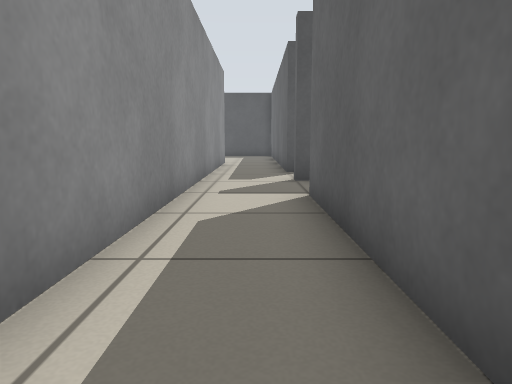
view 1 (above)

22 first-person views from a walk through a robot-simulator world made for Stage. The camera is 0.5 m above the floor, tilts 8° down and sees 70° across. Floor lines are 1 m apart. The floor is counted in squares, 0.5 m on a side. Each view is taken from the middle of a square. On the plan, view 1 faces up. The plan holds only what a view shows up to about 13 squares ahead; the rest is blank. The place goes on beyond the plan. Robots are left out.

view 2
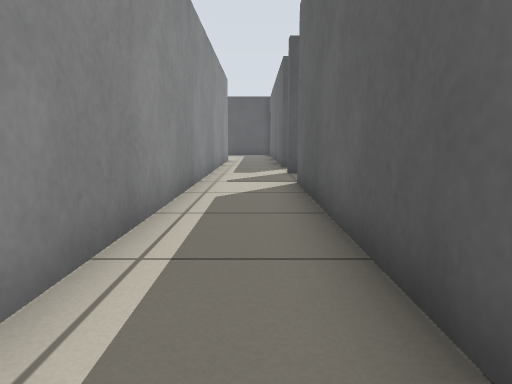

view 3
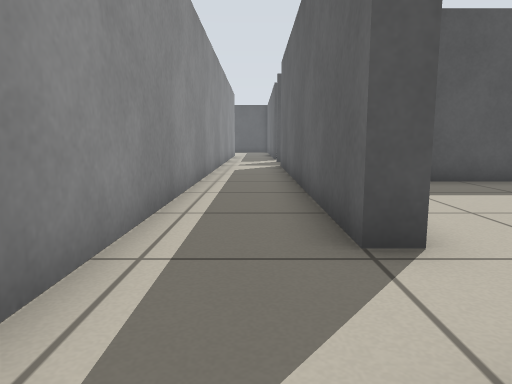

view 4
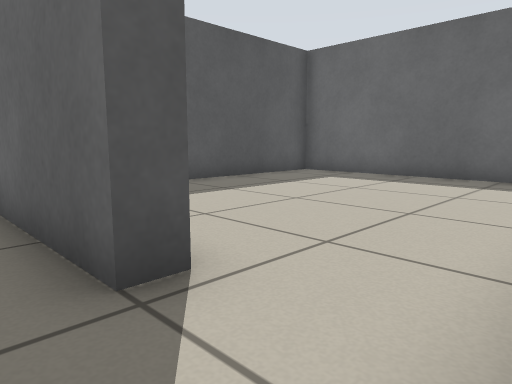

view 5
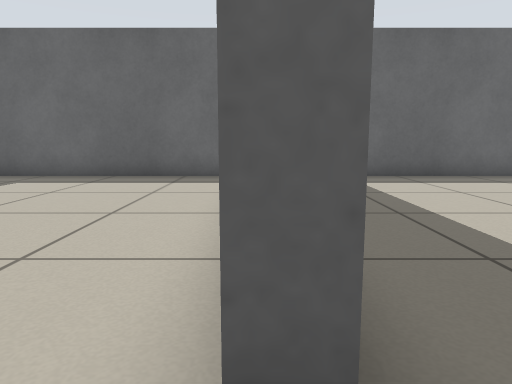

view 6
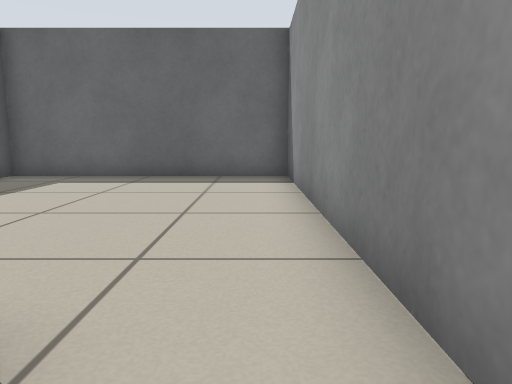

view 7
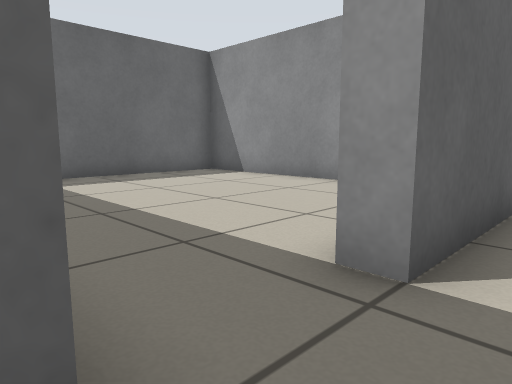

view 8
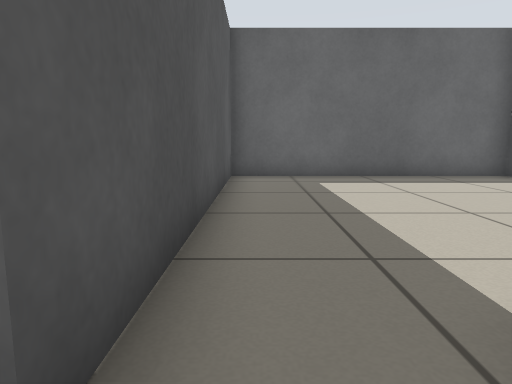

view 9
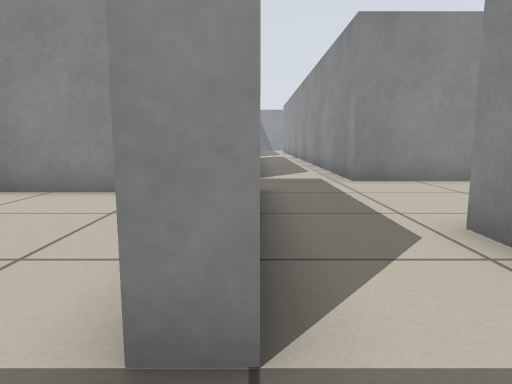

view 10
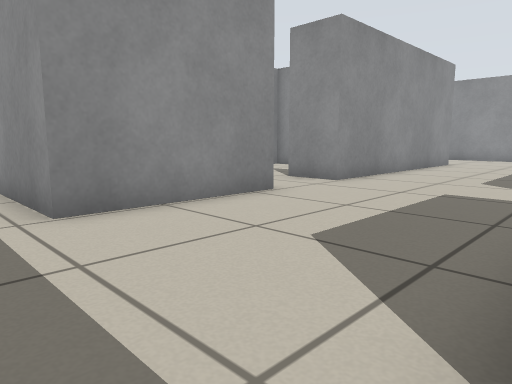

view 11
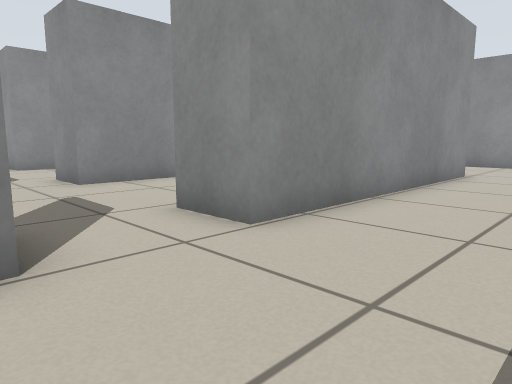

view 12
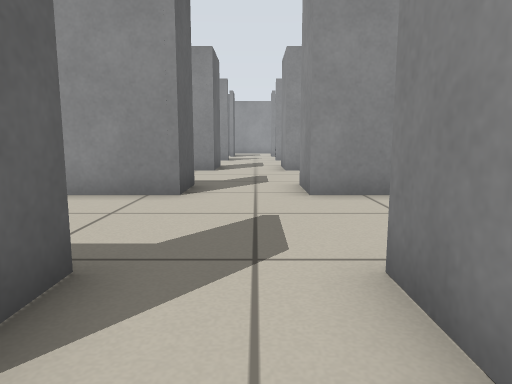

view 13
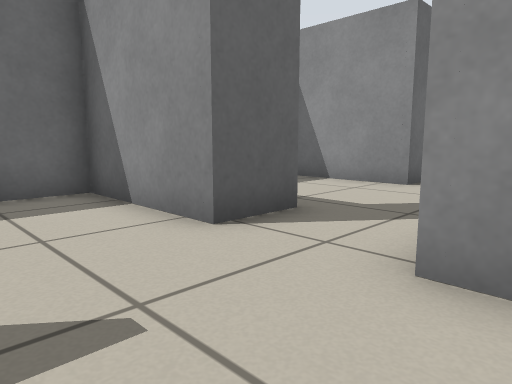

view 14
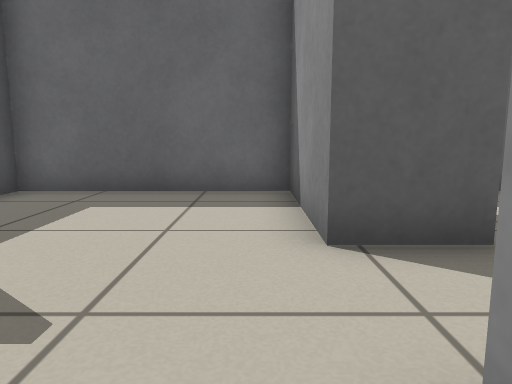

view 15
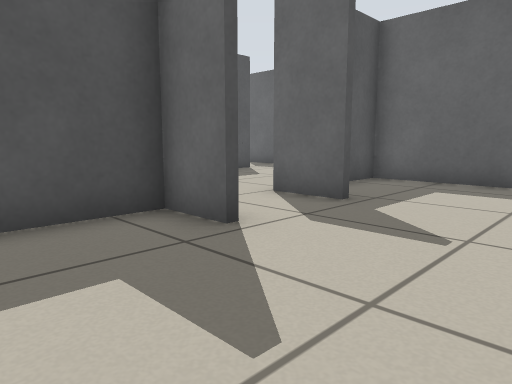

view 16
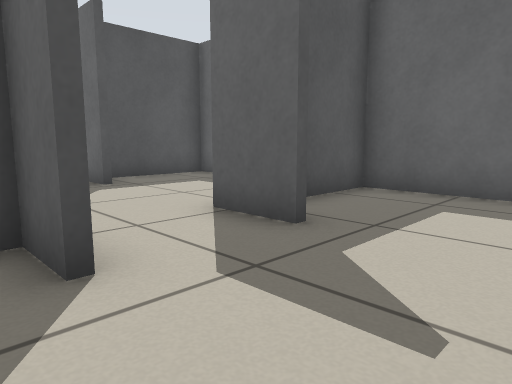

view 17
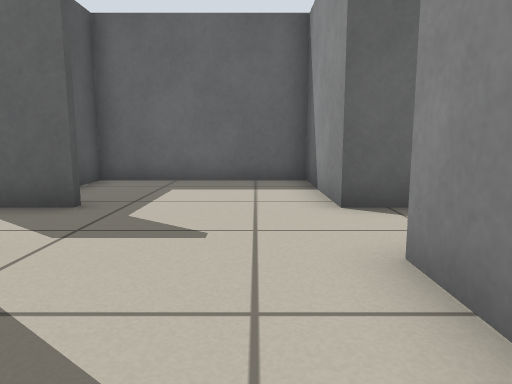

view 18
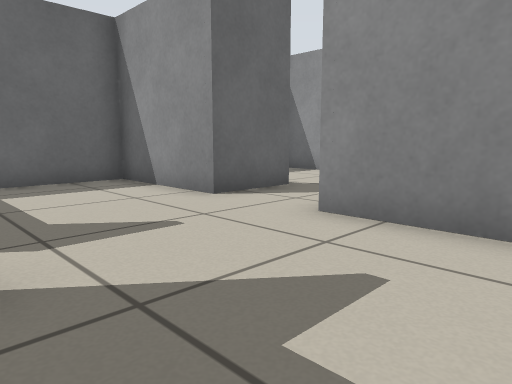

view 19
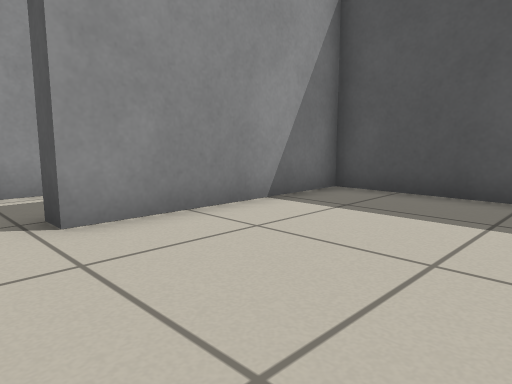

view 20
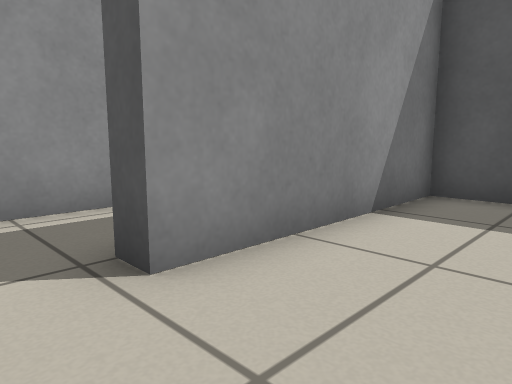

view 21
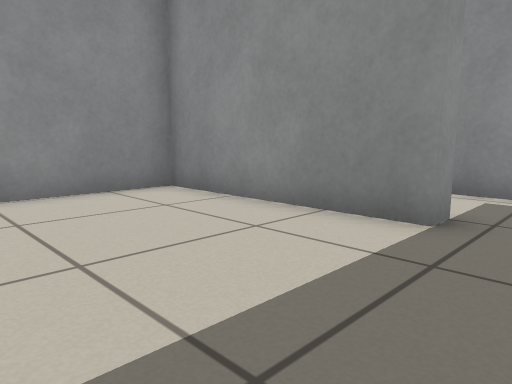

view 22
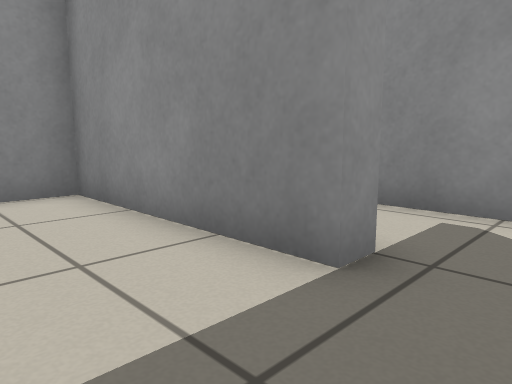

### Floor plan
Ten units are one square. View 1 is at (0, 0); x grows to the right and y downward. Boxes are objects, and circles mark ways between rooms. Rooms are numbered by the first view taken in them; rooms with no view inside come last. Other rooms are left out.
<svg viewBox="-169 -100 278 400">
<path fill="none" stroke="#000" d="M16 47 10 47 10 -68M10 69 25 69M14 -91 10 -91 10 -95M-14 -95 -14 61M-56 188 -56 171 -14 171 -14 214M10 129 10 95 16 95M-14 89 -14 121M-164 171 -80 171 -80 188M25 73 10 73M10 73 10 69M-82 188 -82 173 -102 173M-56 227 -18 227 -18 173 -49 173M-106 227 -80 227M-82 244 -82 230M-56 244 -56 227M-80 227 -80 244M-56 295 -56 283 -18 283 -18 231 -39 231M-104 283 -80 283 -80 295M25 69 104 69 104 -9 16 -9 16 47M16 95 16 151 104 151 104 73 25 73"/>
<circle cx="0" cy="70" r="3" fill="#2a7"/>
<circle cx="15" cy="55" r="3" fill="#2a7"/>
<circle cx="-70" cy="175" r="3" fill="#2a7"/>
<circle cx="15" cy="85" r="3" fill="#2a7"/>
<circle cx="-70" cy="235" r="3" fill="#2a7"/>
<text x="0" y="-10">1</text>
<text x="-60" y="150">2</text>
<text x="-70" y="200">3</text>
<text x="-70" y="260">4</text>
<text x="60" y="30">5</text>
<text x="60" y="110">6</text>
</svg>
Room 1 opens to room 2. Room 1 opens to room 5. Room 2 opens to room 3. Room 2 opens to room 6. Room 3 opens to room 4.

Where each view was taken, in squares from view 1:
view 1: 0 up, 0 right, facing up
view 2: 2 down, 0 right, facing up
view 3: 8 down, 0 right, facing up
view 4: 7 down, 0 right, facing up-right
view 5: 7 down, 0 right, facing right
view 6: 6 down, 0 right, facing right
view 7: 7 down, 0 right, facing down-right
view 8: 8 down, 0 right, facing right
view 9: 8 down, 1 right, facing down
view 10: 12 down, 0 right, facing down-left
view 11: 14 down, 5 left, facing down-left
view 12: 16 down, 7 left, facing down
view 13: 20 down, 9 left, facing down-right
view 14: 22 down, 9 left, facing right
view 15: 22 down, 11 left, facing up-right
view 16: 27 down, 9 left, facing up-right
view 17: 27 down, 11 left, facing right
view 18: 24 down, 11 left, facing down-right
view 19: 6 down, 6 right, facing up-left
view 20: 6 down, 4 right, facing up-left
view 21: 8 down, 6 right, facing down-left
view 22: 8 down, 4 right, facing down-left
